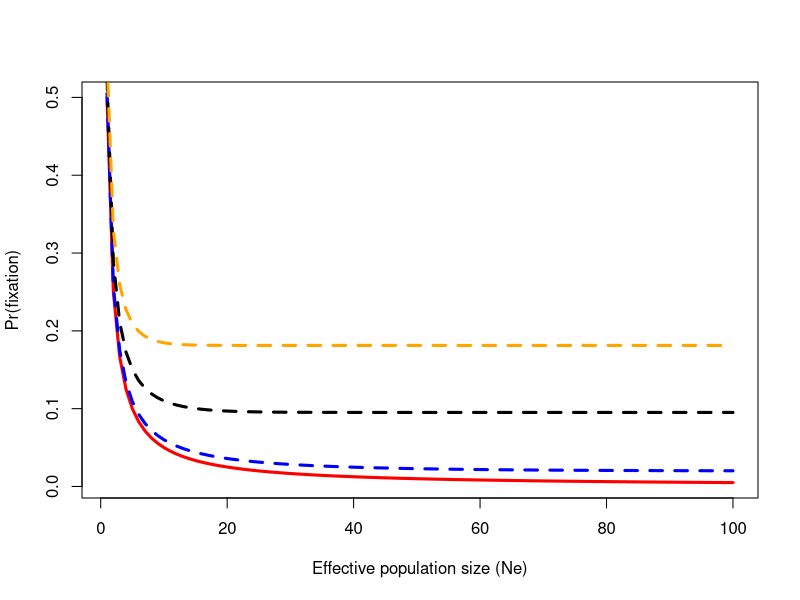
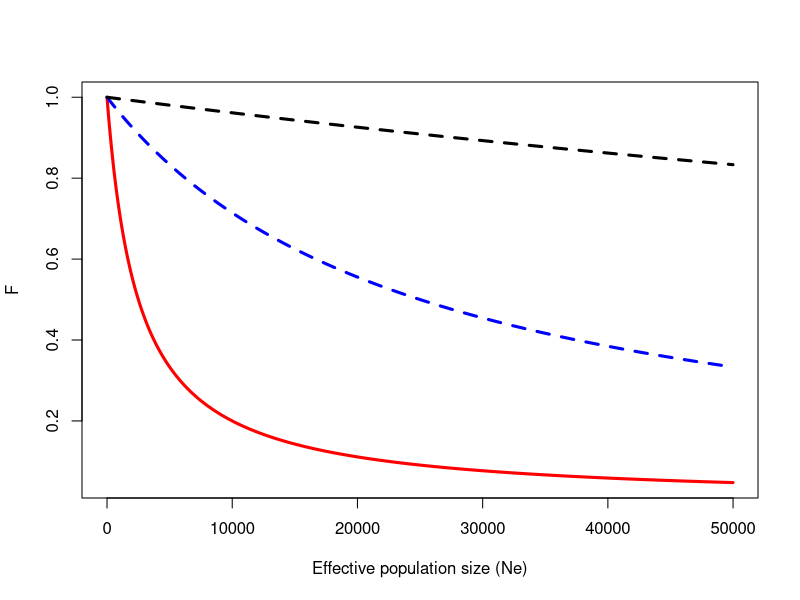

Write the R code that produced these figures, in order.
## ---- chunk 1
options(htmltools.dir.version = FALSE)
## ---- chunk 2
pfix <- function(ne, s){
  # exp computes the exponential function
  num <- 1 - exp(-2*s) # numerator
  den <- 1 - exp(-4*ne*s)  # denominator
  return(num/den)
}
## ---- chunk 3
ne <- seq(1, 100, by=1)
plot(ne, 1/(2*ne), type="l", lwd=3, col="red", xlab="Effective population size (Ne)", ylab="Pr(fixation)")
lines(ne, pfix(ne, s=0.01), lty=2, lwd=3, col="blue")
lines(ne, pfix(ne, s=0.05), lty=2, lwd=3, col="black")
lines(ne, pfix(ne, s=0.1), lty=2, lwd=3, col="orange")
## ---- chunk 4
fe <- function(ne, mu){
  den <- 4*ne*mu + 1  # denominator
  return(1/den)
}
## ---- chunk 5
ne <- seq(1, 50000, by=10)
plot(ne, fe(ne, mu=10^-4), type="l", lwd=3, col="red", xlab="Effective population size (Ne)", ylab="F")
lines(ne, fe(ne, mu=10^-5), lty=2, lwd=3, col="blue")
lines(ne, fe(ne, mu=10^-6), lty=2, lwd=3, col="black")
